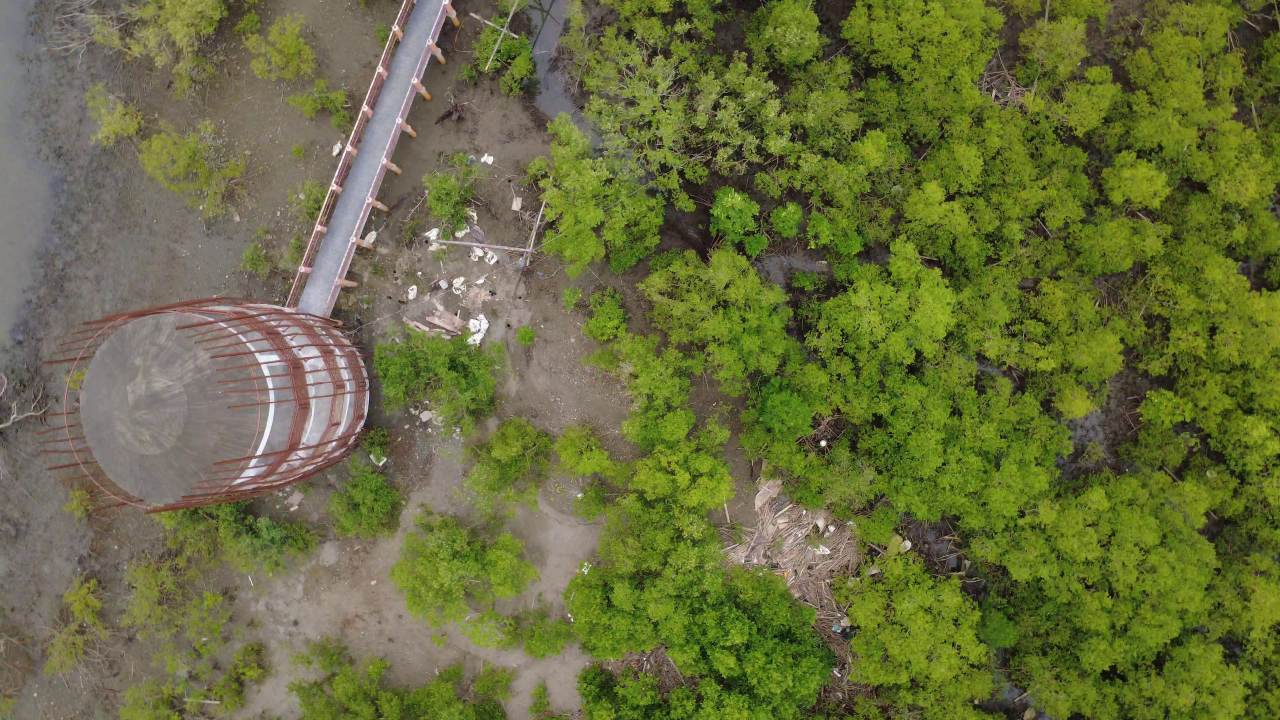
#> input picture temp_metadata_check.jpg, 3840 x 2160 px (shown at 1/3 size)
$ python -i canopy_detector_hexagon.py   (imports and definitions only)
#> lines starting #> are read from the running program, lines starting #| are printed output that depends on the picture
"""
MangroVision - Hexagonal Planting Zone Detector
Detects canopies, creates danger zones, and generates hexagonal planting buffers
Supports HSV fallback and the official detectree2 integration
"""

import cv2
import numpy as np
from shapely.geometry import Point, Polygon, MultiPolygon
from shapely.ops import unary_union
from typing import Tuple, List, Dict, Optional, Callable, Any
from pathlib import Path
import math

from gsd_calculator import GSDCalculator


_AVAILABLE_HEX_BUFFER_COLOR = (144, 238, 144)
_AVAILABLE_HEX_CORE_COLOR = (0, 128, 0)
_AVAILABLE_HEX_BORDER_COLOR = (0, 255, 0)
_ERODED_HEX_BUFFER_COLOR = (80, 190, 255)
_ERODED_HEX_CORE_COLOR = (0, 140, 255)
_ERODED_HEX_BORDER_COLOR = (0, 80, 255)


# [16 lines left out: function _hexagon_render_colors, not called in this run]

# Optional: Try to import the official detectree2 backend
# [8 lines not run here, left out]


class HexagonDetector:
    """Advanced canopy detector with hexagonal planting zones."""

    def __init__(self,
                 altitude_m: float = 6.0,
                 drone_model: str = 'GENERIC_4K',
                 ai_confidence: float = 0.87,
                 detection_mode: str = 'ai',
                 camera_info: Optional[Dict] = None,
                 gsd_override: Optional[float] = None):
        """
        Initialize the detector.

        Args:
            altitude_m: Flight altitude in meters
            drone_model: Drone model for GSD calculation
            ai_confidence: Confidence threshold for AI detection (0-1).
                Default 0.85 - a precision-leaning operating point above
                the selected checkpoint's 0.50 evaluation threshold, chosen
                to keep the planting pipeline clean of low-confidence AI
                proposals.
            detection_mode: 'ai' or 'hsv'
        """
        if detection_mode not in {'ai', 'hsv'}:
            detection_mode = 'ai'

        self.altitude_m = altitude_m
        self.drone_model = drone_model
        # Honor the caller-supplied confidence so the UI slider, the FastAPI
        # form default, and the model checkpoint can be tuned together. The
        # previous version hard-clamped this, which suppressed valid
        # detections from the new 1-class checkpoint that was tuned at 0.5.
        self.ai_confidence = float(ai_confidence)
        self.detection_mode = detection_mode
        self.camera_info = camera_info or {}
        self.gsd_override = (
            float(gsd_override)
            if gsd_override is not None
            and math.isfinite(float(gsd_override))
            and float(gsd_override) > 0
            else None
        )
        self.gsd = None
        self.image_shape = None
        self.ai_detector = None
        self._seedling_mask = None

        if detection_mode == 'ai' and DETECTREE2_AVAILABLE:
            print("Initializing MangroVision with AI detection system...")
            print(f"   Mode: {detection_mode.upper()}")
            try:
                self.ai_detector = ProperDetectree2Detector(
                    confidence_threshold=self.ai_confidence,
                    device='cpu'
                )
                self.ai_detector.setup_model()
                print("Detectree2 AI initialized successfully")
            except Exception as exc:
                print(f"AI detector initialization failed: {exc}")
                print("   Falling back to HSV detection")
                self.detection_mode = 'hsv'
                self.ai_detector = None
        elif detection_mode == 'hsv':
            print("Initializing MangroVision with HSV detection")
        else:
            print("Detectree2 not available - using HSV color detection fallback")
            self.detection_mode = 'hsv'

    # [1115 lines left out: functions calculate_gsd, _run_ai_detection, detect_canopies, _detect_hsv, mask_to_polygons, create_danger_zones and 10 more, not called in this run]

>>> import cv2
>>> picture = cv2.imread('../temp_metadata_check.jpg', cv2.IMREAD_GRAYSCALE)
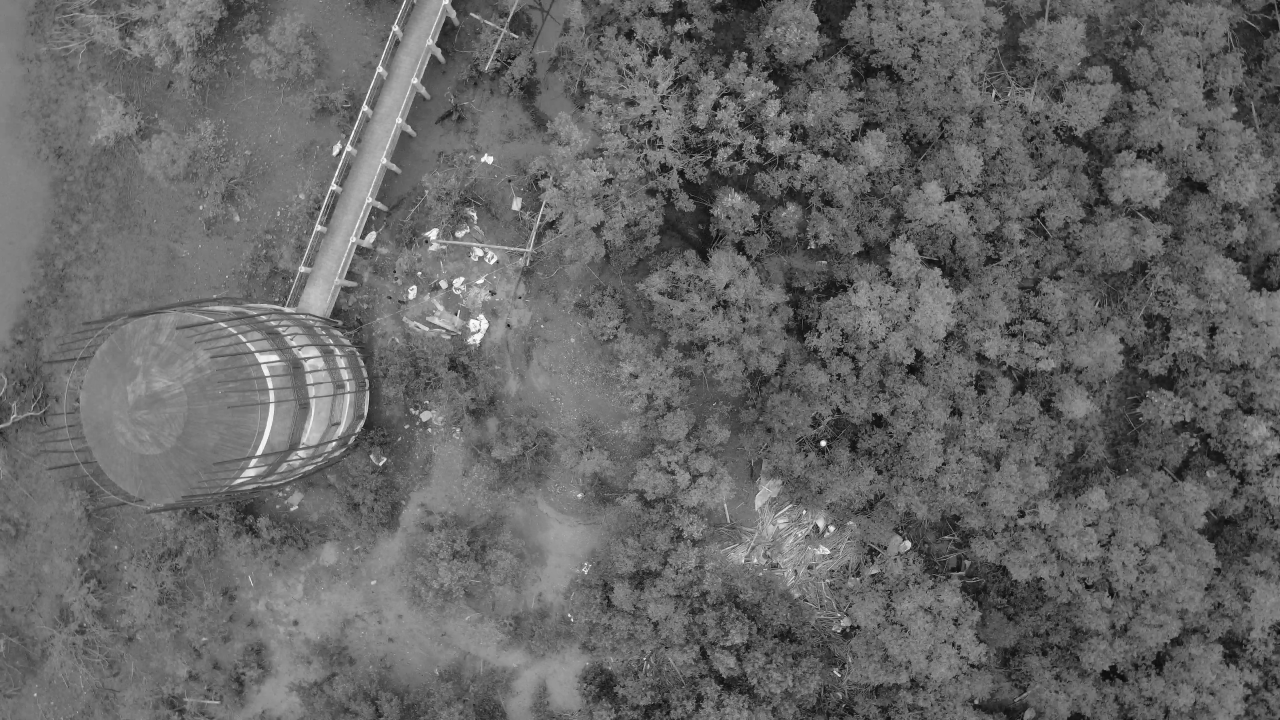
#> picture: shape (2160, 3840) (shown at 1/3 size); min 0, max 255, mean 102.6
>>> result = HexagonDetector().detect_canopies(picture)
#> (the run stopped early here; a loop or call above may not have finished)

$ run again, on debug_ortho_patch.jpg
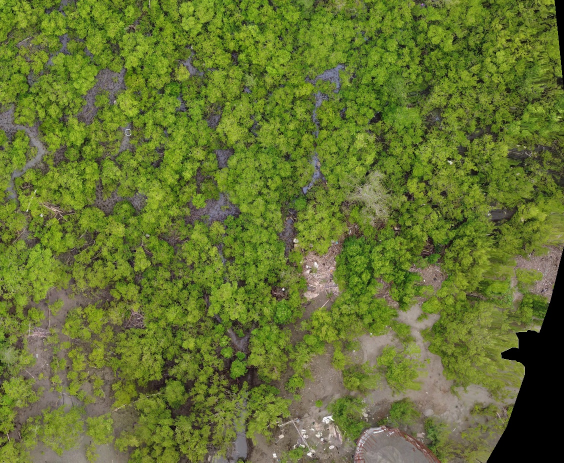
#> input picture debug_ortho_patch.jpg, 1128 x 925 px (shown at 1/2 size)
#> `picture = cv2.imread('../temp_metadata_check.jpg', cv2.IMREAD_GRAYSCALE)`:
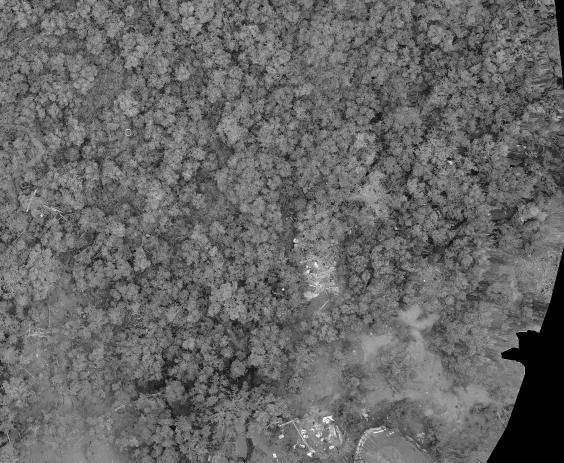
#> picture: shape (925, 1128) (shown at 1/2 size); min 0, max 255, mean 103.2
